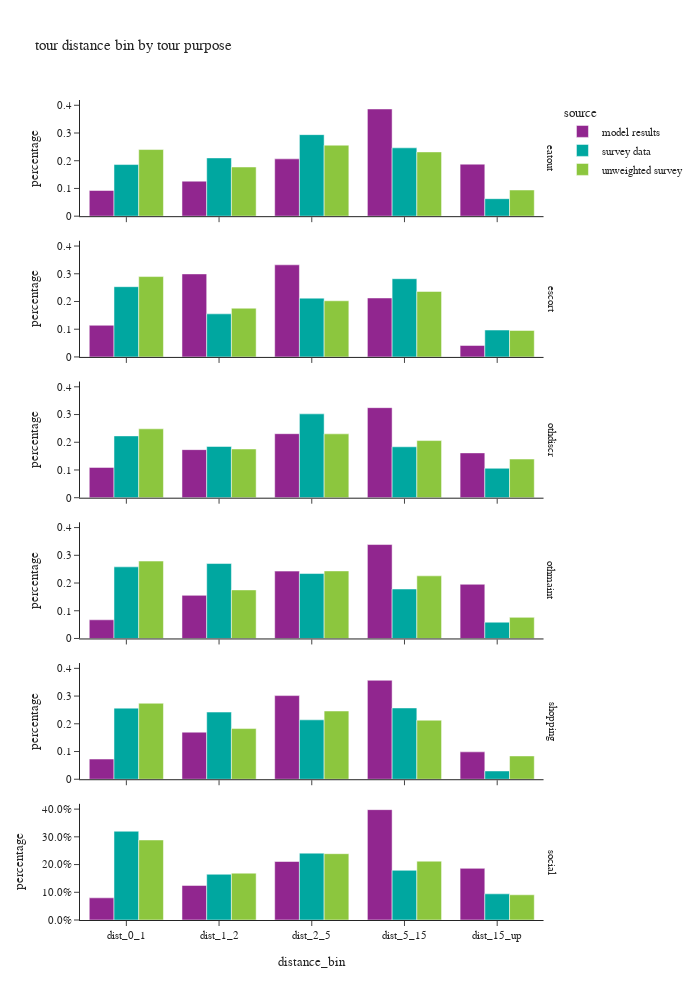

The notebook cell this image was saved under:
### Markdown cell above
## non-mantatory tour distance by purpose

### Code cell
df_plot = non_m_tour_data.loc[non_m_tour_data['distance_bin'] != float('nan')].groupby(['source','tour_type','distance_bin'])['tour_weight'].sum().reset_index()
df_plot['percentage'] = df_plot.groupby(['source','tour_type'], group_keys=False)['tour_weight']. \
    apply(lambda x: x / float(x.sum()))
# df_plot
fig1 = px.bar(df_plot, x='distance_bin', y="percentage", color="source", barmode="group",
              facet_row='tour_type',
              title="tour distance bin by tour purpose")
fig1.for_each_annotation(lambda a: a.update(text = a.text.split("=")[-1]))
fig1.update_layout(height=1000, width=700, font=dict(size=11), yaxis=dict(tickformat=".1%"))
fig1.show()

### Figure 1 — Plotly figure (JSON) as saved in the notebook; plotly's stock layout.template omitted (floating-point values rounded to 4 significant figures)
{"data": [{"alignmentgroup": "True", "hovertemplate": "source=model results<br>tour_type=eatout<br>distance_bin=%{x}<br>percentage=%{y}<extra></extra>", "legendgroup": "model results", "marker": {"color": "#91268F", "pattern": {"shape": ""}}, "name": "model results", "offsetgroup": "model results", "orientation": "v", "showlegend": true, "textposition": "auto", "type": "bar", "x": ["dist_0_1", "dist_1_2", "dist_2_5", "dist_5_15", "dist_15_up"], "xaxis": "x6", "y": [0.09271, 0.1263, 0.2067, 0.3867, 0.1876], "yaxis": "y6"}, {"alignmentgroup": "True", "hovertemplate": "source=model results<br>tour_type=escort<br>distance_bin=%{x}<br>percentage=%{y}<extra></extra>", "legendgroup": "model results", "marker": {"color": "#91268F", "pattern": {"shape": ""}}, "name": "model results", "offsetgroup": "model results", "orientation": "v", "showlegend": false, "textposition": "auto", "type": "bar", "x": ["dist_0_1", "dist_1_2", "dist_2_5", "dist_5_15", "dist_15_up"], "xaxis": "x5", "y": [0.1141, 0.2995, 0.3323, 0.2127, 0.04138], "yaxis": "y5"}, {"alignmentgroup": "True", "hovertemplate": "source=model results<br>tour_type=othdiscr<br>distance_bin=%{x}<br>percentage=%{y}<extra></extra>", "legendgroup": "model results", "marker": {"color": "#91268F", "pattern": {"shape": ""}}, "name": "model results", "offsetgroup": "model results", "orientation": "v", "showlegend": false, "textposition": "auto", "type": "bar", "x": ["dist_0_1", "dist_1_2", "dist_2_5", "dist_5_15", "dist_15_up"], "xaxis": "x4", "y": [0.1092, 0.1734, 0.2309, 0.3248, 0.1617], "yaxis": "y4"}, {"alignmentgroup": "True", "hovertemplate": "source=model results<br>tour_type=othmaint<br>distance_bin=%{x}<br>percentage=%{y}<extra></extra>", "legendgroup": "model results", "marker": {"color": "#91268F", "pattern": {"shape": ""}}, "name": "model results", "offsetgroup": "model results", "orientation": "v", "showlegend": false, "textposition": "auto", "type": "bar", "x": ["dist_0_1", "dist_1_2", "dist_2_5", "dist_5_15", "dist_15_up"], "xaxis": "x3", "y": [0.06729, 0.1555, 0.243, 0.3388, 0.1954], "yaxis": "y3"}, {"alignmentgroup": "True", "hovertemplate": "source=model results<br>tour_type=shopping<br>distance_bin=%{x}<br>percentage=%{y}<extra></extra>", "legendgroup": "model results", "marker": {"color": "#91268F", "pattern": {"shape": ""}}, "name": "model results", "offsetgroup": "model results", "orientation": "v", "showlegend": false, "textposition": "auto", "type": "bar", "x": ["dist_0_1", "dist_1_2", "dist_2_5", "dist_5_15", "dist_15_up"], "xaxis": "x2", "y": [0.07278, 0.1698, 0.3017, 0.3569, 0.09877], "yaxis": "y2"}, {"alignmentgroup": "True", "hovertemplate": "source=model results<br>tour_type=social<br>distance_bin=%{x}<br>percentage=%{y}<extra></extra>", "legendgroup": "model results", "marker": {"color": "#91268F", "pattern": {"shape": ""}}, "name": "model results", "offsetgroup": "model results", "orientation": "v", "showlegend": false, "textposition": "auto", "type": "bar", "x": ["dist_0_1", "dist_1_2", "dist_2_5", "dist_5_15", "dist_15_up"], "xaxis": "x", "y": [0.07997, 0.1247, 0.211, 0.3981, 0.1863], "yaxis": "y"}, {"alignmentgroup": "True", "hovertemplate": "source=survey data<br>tour_type=eatout<br>distance_bin=%{x}<br>percentage=%{y}<extra></extra>", "legendgroup": "survey data", "marker": {"color": "#00A7A0", "pattern": {"shape": ""}}, "name": "survey data", "offsetgroup": "survey data", "orientation": "v", "showlegend": true, "textposition": "auto", "type": "bar", "x": ["dist_0_1", "dist_1_2", "dist_2_5", "dist_5_15", "dist_15_up"], "xaxis": "x6", "y": [0.1862, 0.2102, 0.2941, 0.2465, 0.06308], "yaxis": "y6"}, {"alignmentgroup": "True", "hovertemplate": "source=survey data<br>tour_type=escort<br>distance_bin=%{x}<br>percentage=%{y}<extra></extra>", "legendgroup": "survey data", "marker": {"color": "#00A7A0", "pattern": {"shape": ""}}, "name": "survey data", "offsetgroup": "survey data", "orientation": "v", "showlegend": false, "textposition": "auto", "type": "bar", "x": ["dist_0_1", "dist_1_2", "dist_2_5", "dist_5_15", "dist_15_up"], "xaxis": "x5", "y": [0.2534, 0.1554, 0.2121, 0.2821, 0.097], "yaxis": "y5"}, {"alignmentgroup": "True", "hovertemplate": "source=survey data<br>tour_type=othdiscr<br>distance_bin=%{x}<br>percentage=%{y}<extra></extra>", "legendgroup": "survey data", "marker": {"color": "#00A7A0", "pattern": {"shape": ""}}, "name": "survey data", "offsetgroup": "survey data", "orientation": "v", "showlegend": false, "textposition": "auto", "type": "bar", "x": ["dist_0_1", "dist_1_2", "dist_2_5", "dist_5_15", "dist_15_up"], "xaxis": "x4", "y": [0.2229, 0.1849, 0.3024, 0.1837, 0.1061], "yaxis": "y4"}, {"alignmentgroup": "True", "hovertemplate": "source=survey data<br>tour_type=othmaint<br>distance_bin=%{x}<br>percentage=%{y}<extra></extra>", "legendgroup": "survey data", "marker": {"color": "#00A7A0", "pattern": {"shape": ""}}, "name": "survey data", "offsetgroup": "survey data", "orientation": "v", "showlegend": false, "textposition": "auto", "type": "bar", "x": ["dist_0_1", "dist_1_2", "dist_2_5", "dist_5_15", "dist_15_up"], "xaxis": "x3", "y": [0.2584, 0.2703, 0.2342, 0.1785, 0.05867], "yaxis": "y3"}, {"alignmentgroup": "True", "hovertemplate": "source=survey data<br>tour_type=shopping<br>distance_bin=%{x}<br>percentage=%{y}<extra></extra>", "legendgroup": "survey data", "marker": {"color": "#00A7A0", "pattern": {"shape": ""}}, "name": "survey data", "offsetgroup": "survey data", "orientation": "v", "showlegend": false, "textposition": "auto", "type": "bar", "x": ["dist_0_1", "dist_1_2", "dist_2_5", "dist_5_15", "dist_15_up"], "xaxis": "x2", "y": [0.2565, 0.2423, 0.2143, 0.2571, 0.02987], "yaxis": "y2"}, {"alignmentgroup": "True", "hovertemplate": "source=survey data<br>tour_type=social<br>distance_bin=%{x}<br>percentage=%{y}<extra></extra>", "legendgroup": "survey data", "marker": {"color": "#00A7A0", "pattern": {"shape": ""}}, "name": "survey data", "offsetgroup": "survey data", "orientation": "v", "showlegend": false, "textposition": "auto", "type": "bar", "x": ["dist_0_1", "dist_1_2", "dist_2_5", "dist_5_15", "dist_15_up"], "xaxis": "x", "y": [0.3202, 0.165, 0.2412, 0.1792, 0.09437], "yaxis": "y"}, {"alignmentgroup": "True", "hovertemplate": "source=unweighted survey<br>tour_type=eatout<br>distance_bin=%{x}<br>percentage=%{y}<extra></extra>", "legendgroup": "unweighted survey", "marker": {"color": "#8CC63E", "pattern": {"shape": ""}}, "name": "unweighted survey", "offsetgroup": "unweighted survey", "orientation": "v", "showlegend": true, "textposition": "auto", "type": "bar", "x": ["dist_0_1", "dist_1_2", "dist_2_5", "dist_5_15", "dist_15_up"], "xaxis": "x6", "y": [0.2403, 0.1774, 0.2561, 0.2318, 0.09442], "yaxis": "y6"}, {"alignmentgroup": "True", "hovertemplate": "source=unweighted survey<br>tour_type=escort<br>distance_bin=%{x}<br>percentage=%{y}<extra></extra>", "legendgroup": "unweighted survey", "marker": {"color": "#8CC63E", "pattern": {"shape": ""}}, "name": "unweighted survey", "offsetgroup": "unweighted survey", "orientation": "v", "showlegend": false, "textposition": "auto", "type": "bar", "x": ["dist_0_1", "dist_1_2", "dist_2_5", "dist_5_15", "dist_15_up"], "xaxis": "x5", "y": [0.2899, 0.1758, 0.2026, 0.2363, 0.09546], "yaxis": "y5"}, {"alignmentgroup": "True", "hovertemplate": "source=unweighted survey<br>tour_type=othdiscr<br>distance_bin=%{x}<br>percentage=%{y}<extra></extra>", "legendgroup": "unweighted survey", "marker": {"color": "#8CC63E", "pattern": {"shape": ""}}, "name": "unweighted survey", "offsetgroup": "unweighted survey", "orientation": "v", "showlegend": false, "textposition": "auto", "type": "bar", "x": ["dist_0_1", "dist_1_2", "dist_2_5", "dist_5_15", "dist_15_up"], "xaxis": "x4", "y": [0.2485, 0.1758, 0.2303, 0.2061, 0.1394], "yaxis": "y4"}, {"alignmentgroup": "True", "hovertemplate": "source=unweighted survey<br>tour_type=othmaint<br>distance_bin=%{x}<br>percentage=%{y}<extra></extra>", "legendgroup": "unweighted survey", "marker": {"color": "#8CC63E", "pattern": {"shape": ""}}, "name": "unweighted survey", "offsetgroup": "unweighted survey", "orientation": "v", "showlegend": false, "textposition": "auto", "type": "bar", "x": ["dist_0_1", "dist_1_2", "dist_2_5", "dist_5_15", "dist_15_up"], "xaxis": "x3", "y": [0.2792, 0.1751, 0.2437, 0.2259, 0.07614], "yaxis": "y3"}, {"alignmentgroup": "True", "hovertemplate": "source=unweighted survey<br>tour_type=shopping<br>distance_bin=%{x}<br>percentage=%{y}<extra></extra>", "legendgroup": "unweighted survey", "marker": {"color": "#8CC63E", "pattern": {"shape": ""}}, "name": "unweighted survey", "offsetgroup": "unweighted survey", "orientation": "v", "showlegend": false, "textposition": "auto", "type": "bar", "x": ["dist_0_1", "dist_1_2", "dist_2_5", "dist_5_15", "dist_15_up"], "xaxis": "x2", "y": [0.2741, 0.1828, 0.2461, 0.213, 0.08401], "yaxis": "y2"}, {"alignmentgroup": "True", "hovertemplate": "source=unweighted survey<br>tour_type=social<br>distance_bin=%{x}<br>percentage=%{y}<extra></extra>", "legendgroup": "unweighted survey", "marker": {"color": "#8CC63E", "pattern": {"shape": ""}}, "name": "unweighted survey", "offsetgroup": "unweighted survey", "orientation": "v", "showlegend": false, "textposition": "auto", "type": "bar", "x": ["dist_0_1", "dist_1_2", "dist_2_5", "dist_5_15", "dist_15_up"], "xaxis": "x", "y": [0.2887, 0.1689, 0.2392, 0.2122, 0.09094], "yaxis": "y"}], "layout": {"annotations": [{"font": {}, "showarrow": false, "text": "social", "textangle": 90, "x": 0.98, "xanchor": "left", "xref": "paper", "y": 0.07083, "yanchor": "middle", "yref": "paper"}, {"font": {}, "showarrow": false, "text": "shopping", "textangle": 90, "x": 0.98, "xanchor": "left", "xref": "paper", "y": 0.2425, "yanchor": "middle", "yref": "paper"}, {"font": {}, "showarrow": false, "text": "othmaint", "textangle": 90, "x": 0.98, "xanchor": "left", "xref": "paper", "y": 0.4142, "yanchor": "middle", "yref": "paper"}, {"font": {}, "showarrow": false, "text": "othdiscr", "textangle": 90, "x": 0.98, "xanchor": "left", "xref": "paper", "y": 0.5858, "yanchor": "middle", "yref": "paper"}, {"font": {}, "showarrow": false, "text": "escort", "textangle": 90, "x": 0.98, "xanchor": "left", "xref": "paper", "y": 0.7575, "yanchor": "middle", "yref": "paper"}, {"font": {}, "showarrow": false, "text": "eatout", "textangle": 90, "x": 0.98, "xanchor": "left", "xref": "paper", "y": 0.9292, "yanchor": "middle", "yref": "paper"}], "barmode": "group", "font": {"size": 11}, "height": 1000, "legend": {"title": {"text": "source"}, "tracegroupgap": 0}, "title": {"text": "tour distance bin by tour purpose"}, "width": 700, "xaxis": {"anchor": "y", "domain": [0.0, 0.98], "title": {"text": "distance_bin"}}, "xaxis2": {"anchor": "y2", "domain": [0.0, 0.98], "matches": "x", "showticklabels": false}, "xaxis3": {"anchor": "y3", "domain": [0.0, 0.98], "matches": "x", "showticklabels": false}, "xaxis4": {"anchor": "y4", "domain": [0.0, 0.98], "matches": "x", "showticklabels": false}, "xaxis5": {"anchor": "y5", "domain": [0.0, 0.98], "matches": "x", "showticklabels": false}, "xaxis6": {"anchor": "y6", "domain": [0.0, 0.98], "matches": "x", "showticklabels": false}, "yaxis": {"anchor": "x", "domain": [0.0, 0.1417], "tickformat": ".1%", "title": {"text": "percentage"}}, "yaxis2": {"anchor": "x2", "domain": [0.1717, 0.3133], "matches": "y", "title": {"text": "percentage"}}, "yaxis3": {"anchor": "x3", "domain": [0.3433, 0.485], "matches": "y", "title": {"text": "percentage"}}, "yaxis4": {"anchor": "x4", "domain": [0.515, 0.6567], "matches": "y", "title": {"text": "percentage"}}, "yaxis5": {"anchor": "x5", "domain": [0.6867, 0.8283], "matches": "y", "title": {"text": "percentage"}}, "yaxis6": {"anchor": "x6", "domain": [0.8583, 1.0], "matches": "y", "title": {"text": "percentage"}}}}
